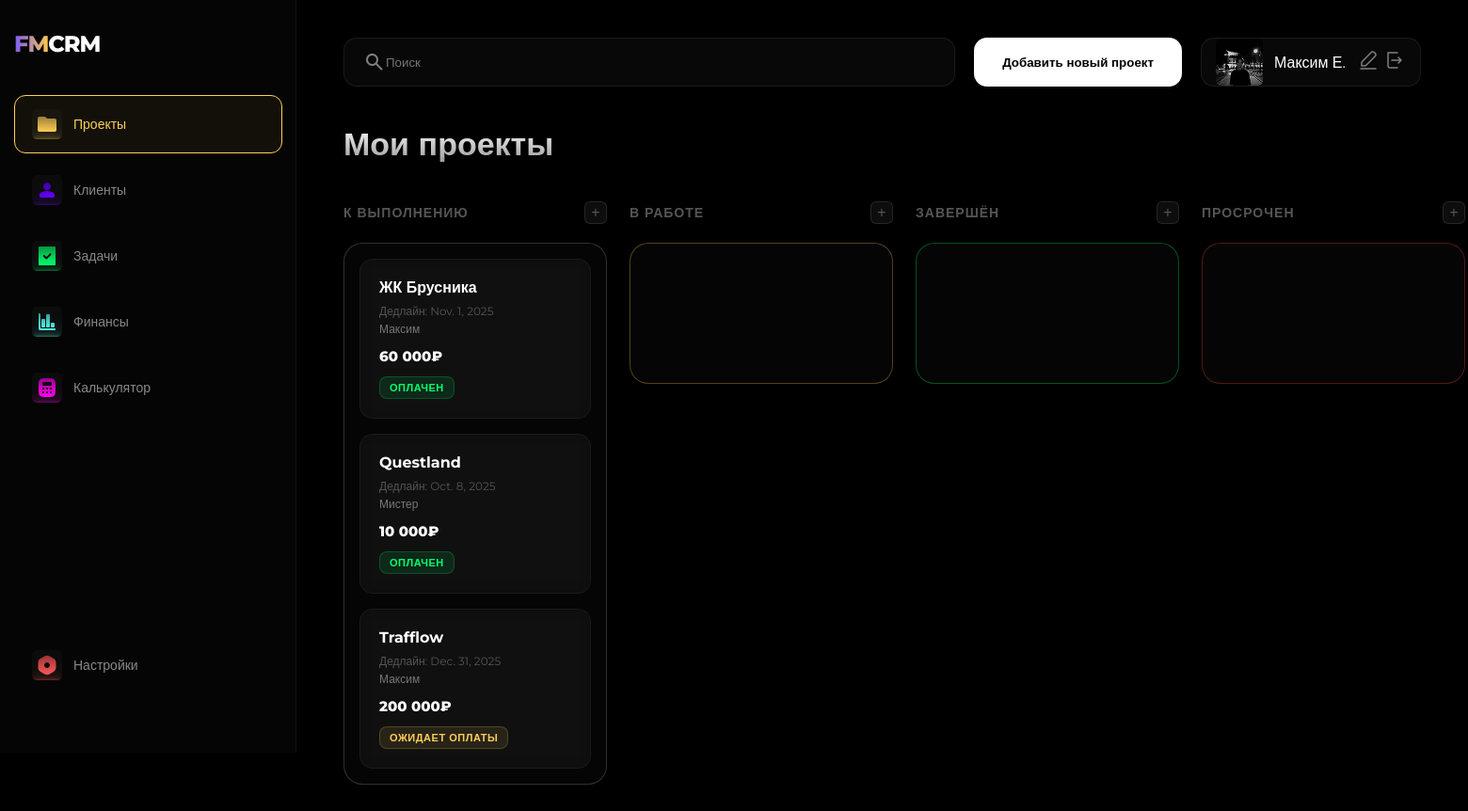
The app's page /, older data.
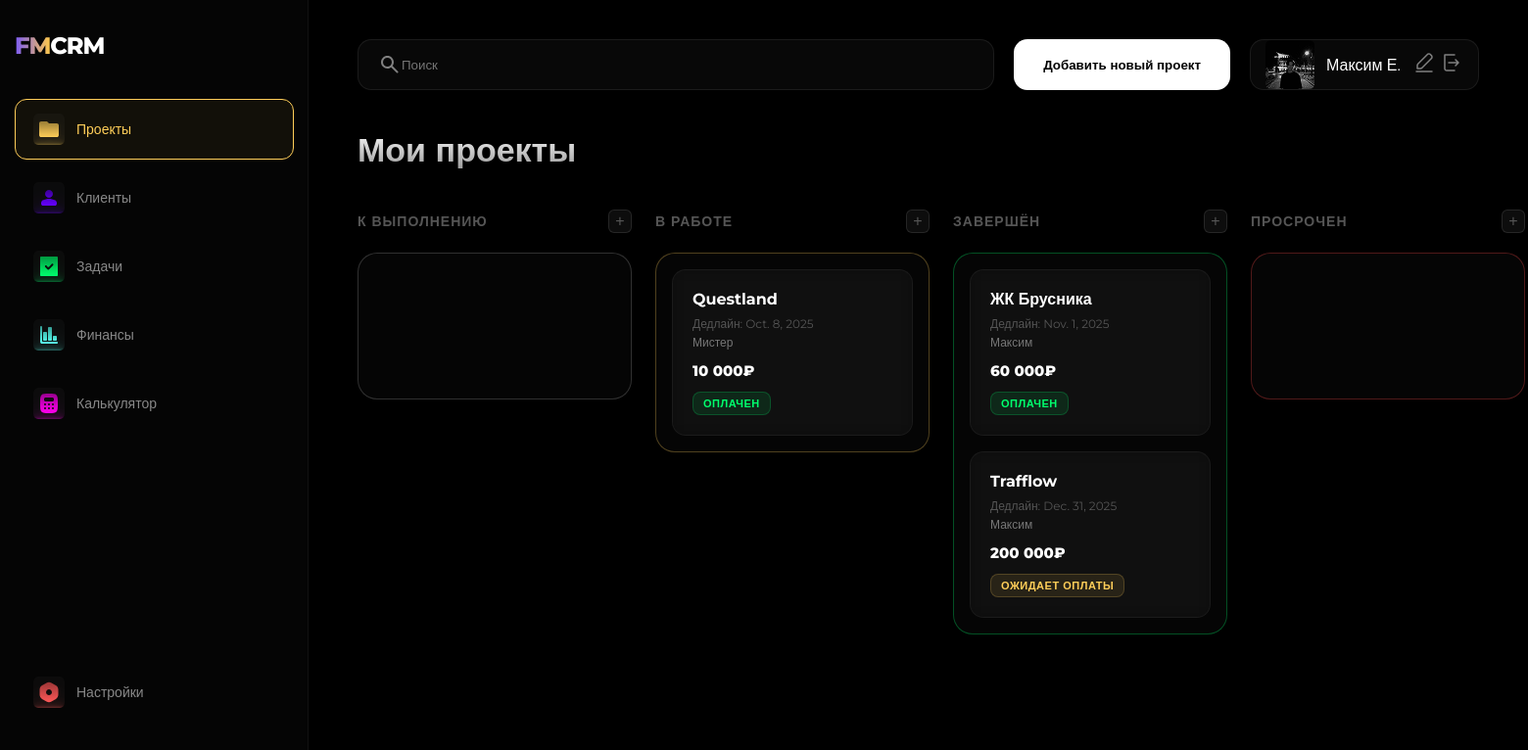
The same page, newer data.
### crm/models.py (models this page shows, shortened)
class Project(models.Model):
    STATUS_CHOICES = (
        ('planned', 'К выполнению'),
        ('inwork', 'В работе'),
        ('done', 'Завершён'),
        ('overdue', 'Просрочен'),
        ('paused', 'Приостановлен'),
    )
    PAYMENT_CHOICES = (
        ('paid', 'Оплачен'),
        ('not_paid', 'Не оплачен'),
        ('pending', 'Ожидает оплаты'),
    )
    title = models.CharField(max_length=200, verbose_name="Название проекта")
    client = models.ForeignKey(
        Client,
        on_delete=models.SET_NULL,
        null=True,
        blank=True,
        related_name='projects',
        verbose_name="Клиент"
    )
    description = models.TextField(blank=True, null=True, verbose_name="Описание проекта")
    status = models.CharField(max_length=20, choices=STATUS_CHOICES, default='planned', verbose_name="Статус")
    budget = models.DecimalField(max_digits=10, decimal_places=2, null=True, blank=True, verbose_name="Бюджет")
    start_date = models.DateField(null=True, blank=True, verbose_name="Дата начала")
    end_date = models.DateField(null=True, blank=True, verbose_name="Дата завершения")
    payment_status = models.CharField(max_length=20, choices=PAYMENT_CHOICES, default='not-paid', verbose_name="Оплата")
    order = models.PositiveIntegerField(default=0, verbose_name="Позиция")
    def get_payment_status_display(self):
        return dict(self.PAYMENT_CHOICES).get(self.payment_status, '—')
    class Meta:
        ordering = ['status', 'order', 'id']

class Client(models.Model):
    name = models.CharField(max_length=200, verbose_name="Имя/Компания")
    contact_person = models.CharField(max_length=200, blank=True, null=True, verbose_name="Контактное лицо")
    email = models.EmailField(blank=True, null=True, verbose_name="Email")
    phone = models.CharField(max_length=20, blank=True, null=True, verbose_name="Телефон")
    telegram = models.CharField(max_length=100, blank=True, null=True, verbose_name="Telegram")
    is_vip = models.BooleanField(default=False, verbose_name="VIP статус")
    created_at = models.DateTimeField(auto_now_add=True, verbose_name="Дата добавления")
    class Meta:
        verbose_name = "Клиент"
        verbose_name_plural = "Клиенты"
        ordering = ['name']

### crm/views.py (the view)
# urls.py: path('', views.projects, name='projects'),
def projects(request):
    planned = Project.objects.filter(status='planned').order_by('order', 'id')
    inwork  = Project.objects.filter(status='inwork').order_by('order', 'id')
    done    = Project.objects.filter(status='done').order_by('order', 'id')
    overdue = Project.objects.filter(status='overdue').order_by('order', 'id')
    paused  = Project.objects.filter(status='paused').order_by('order', 'id')
    return render(request, 'projects.html', {
        'planned': planned,
        'inwork': inwork,
        'done': done,
        'overdue': overdue,
        'paused': paused,
    })

### crm/templatetags/format_currency.py (called while the page is built)
@register.filter
def format_currency(value):
    try:
        value = int(float(value))
        formatted = f"{value:,}".replace(",", " ") + "₽"
        return formatted
    except (ValueError, TypeError):
        return "—"

### templates/projects.html (shortened to what the changed rows need)
{% extends 'base.html' %}
{% load static format_currency %}
{% block content %}
<h1>Мои проекты</h1>
<div class="kanban-board" data-update-url="/update_status/">
    <div class="kanban-column" data-status="planned">
        <div class="kanban-column-header">
            <h2>К выполнению</h2>
            <button class="open-modal-btn" data-status="planned">+</button>
        </div>
        <div class="kanban-cards">
            {% for project in planned %}
                <div class="project-card" draggable="true" data-id="{{ project.id }}" data-model="Project" data-url="{% url 'project_detail' project.id %}">
                    <div class="title">{{ project.title }}</div>
                    <div class="deadline">Дедлайн: {{ project.end_date|default:"—" }}</div>
                    <div class="client">{{ project.client.name|default:"Нет клиента" }}</div>
                    <div class="cost">{{ project.budget|format_currency|default:"—" }}</div>
                    <div class="payment-status {{ project.payment_status|default:'not-paid' }}">
                        {{ project.get_payment_status_display|default:"Не оплачен" }}
                    </div>
                </div>
            {% endfor %}
        </div>
    </div>
    <div class="kanban-column" data-status="inwork">
        <div class="kanban-column-header">
            <h2>В работе</h2>
            <button class="open-modal-btn" data-status="inwork">+</button>
        </div>
        <div class="kanban-cards">
            {% for project in inwork %}
                <div class="project-card" draggable="true" data-id="{{ project.id }}" data-model="Project" data-url="{% url 'project_detail' project.id %}">
                    <div class="title">{{ project.title }}</div>
                    <div class="deadline">Дедлайн: {{ project.end_date|default:"—" }}</div>
                    <div class="client">{{ project.client.name|default:"Нет клиента" }}</div>
                    <div class="cost">{{ project.budget|format_currency|default:"—" }}</div>
                    <div class="payment-status {{ project.payment_status|default:'not-paid' }}">
                        {{ project.get_payment_status_display|default:"Не оплачен" }}
                    </div>
                </div>
            {% endfor %}
        </div>
    </div>
    <div class="kanban-column" data-status="done">
        <div class="kanban-column-header">
            <h2>Завершён</h2>
            <button class="open-modal-btn" data-status="done">+</button>
        </div>
        <div class="kanban-cards">
            {% for project in done %}
                <div class="project-card" draggable="true" data-id="{{ project.id }}" data-model="Project" data-url="{% url 'project_detail' project.id %}">
                    <div class="title">{{ project.title }}</div>
                    <div class="deadline">Дедлайн: {{ project.end_date|default:"—" }}</div>
                    <div class="client">{{ project.client.name|default:"Нет клиента" }}</div>
                    <div class="cost">{{ project.budget|format_currency|default:"—" }}</div>
                    <div class="payment-status {{ project.payment_status|default:'not-paid' }}">
                        {{ project.get_payment_status_display|default:"Не оплачен" }}
                    </div>
                </div>
            {% endfor %}
        </div>
    </div>
    <div class="kanban-column" data-status="overdue">
        <div class="kanban-column-header">
            <h2>Просрочен</h2>
        </div>
    </div>
</div>
{% endblock %}

Row changes from the older to the newer data that the page shows:
changed Project "Questland": moves from the list under "К ВЫПОЛНЕНИЮ" to the list under "В РАБОТЕ"
changed Project "ЖК Брусника": moves from the list under "К ВЫПОЛНЕНИЮ" to the list under "ЗАВЕРШЁН"
changed Project "Trafflow": moves from the list under "К ВЫПОЛНЕНИЮ" to the list under "ЗАВЕРШЁН"
